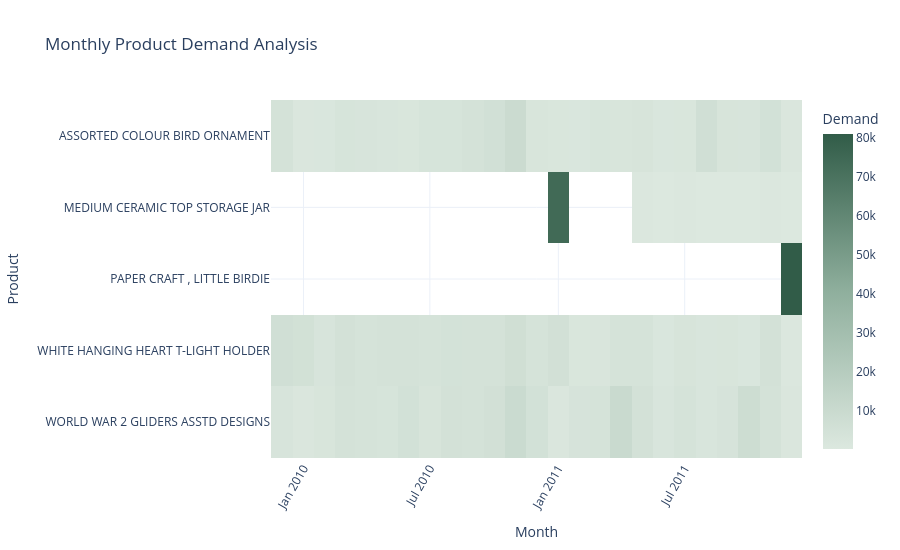

The cell this chart's notebook holds for it:
### Code cell
data = monthly_product_sales.copy()
data.index = data.index.astype(str)                  # months as text labels

fig = px.imshow(
    data.T,                                          # products on y-axis, months on x-axis
    color_continuous_scale=GREEN_SCALE,
    aspect="auto",
    labels=dict(x="Month", y="Product", color="Demand"),
    title="Monthly Product Demand Analysis",
)
fig.update_xaxes(tickangle=-60)
fig.update_layout(height=550)
fig.show()

### Figure 1 — Plotly figure (JSON) as saved in the notebook; plotly's stock layout.template omitted (floating-point values rounded to 4 significant figures)
{"data": [{"coloraxis": "coloraxis", "hovertemplate": "Month: %{x}<br>Product: %{y}<br>Demand: %{z}<extra></extra>", "name": "0", "type": "heatmap", "x": ["2009-12", "2010-01", "2010-02", "2010-03", "2010-04", "2010-05", "2010-06", "2010-07", "2010-08", "2010-09", "2010-10", "2010-11", "2010-12", "2011-01", "2011-02", "2011-03", "2011-04", "2011-05", "2011-06", "2011-07", "2011-08", "2011-09", "2011-10", "2011-11", "2011-12"], "xaxis": "x", "y": ["ASSORTED COLOUR BIRD ORNAMENT", "MEDIUM CERAMIC TOP STORAGE JAR", "PAPER CRAFT , LITTLE BIRDIE", "WHITE HANGING HEART T-LIGHT HOLDER", "WORLD WAR 2 GLIDERS ASSTD DESIGNS"], "yaxis": "y", "z": [[4642.0, 1509.0, 1659.0, 3333.0, 2793.0, 2152.0, 1854.0, 3117.0, 3155.0, 4265.0, 5986.0, 9255.0, 2363.0, 1747.0, 1667.0, 2662.0, 2560.0, 3060.0, 1564.0, 1837.0, 6545.0, 3064.0, 2744.0, 5219.0, 1330.0], [NaN, NaN, NaN, NaN, NaN, NaN, NaN, NaN, NaN, NaN, NaN, NaN, NaN, 74220.0, NaN, NaN, NaN, 801.0, 397.0, 731.0, 427.0, 346.0, 250.0, 659.0, 207.0], [NaN, NaN, NaN, NaN, NaN, NaN, NaN, NaN, NaN, NaN, NaN, NaN, NaN, NaN, NaN, NaN, NaN, NaN, NaN, NaN, NaN, NaN, NaN, NaN, 81000.0], [6406.0, 5484.0, 2911.0, 5066.0, 3697.0, 4430.0, 4357.0, 4039.0, 4728.0, 4407.0, 4607.0, 6654.0, 3870.0, 5535.0, 1877.0, 1998.0, 3843.0, 4036.0, 1679.0, 3025.0, 2092.0, 2499.0, 1698.0, 4942.0, 778.0], [2703.0, 1443.0, 2400.0, 4563.0, 3696.0, 3232.0, 5356.0, 3015.0, 5009.0, 4587.0, 5627.0, 9557.0, 5195.0, 1492.0, 3518.0, 3888.0, 10240.0, 4949.0, 2122.0, 3762.0, 2261.0, 3515.0, 8084.0, 4559.0, 1367.0]]}], "layout": {"coloraxis": {"autocolorscale": false, "colorbar": {"title": {"text": "Demand"}}, "colorscale": [[0, "#DCE8DF"], [0.5, "#8FAF9D"], [1, "#315C48"]]}, "height": 550, "title": {"text": "Monthly Product Demand Analysis"}, "xaxis": {"anchor": "y", "domain": [0, 1], "tickangle": -60, "title": {"text": "Month"}}, "yaxis": {"anchor": "x", "autorange": "reversed", "domain": [0, 1], "title": {"text": "Product"}}}}
